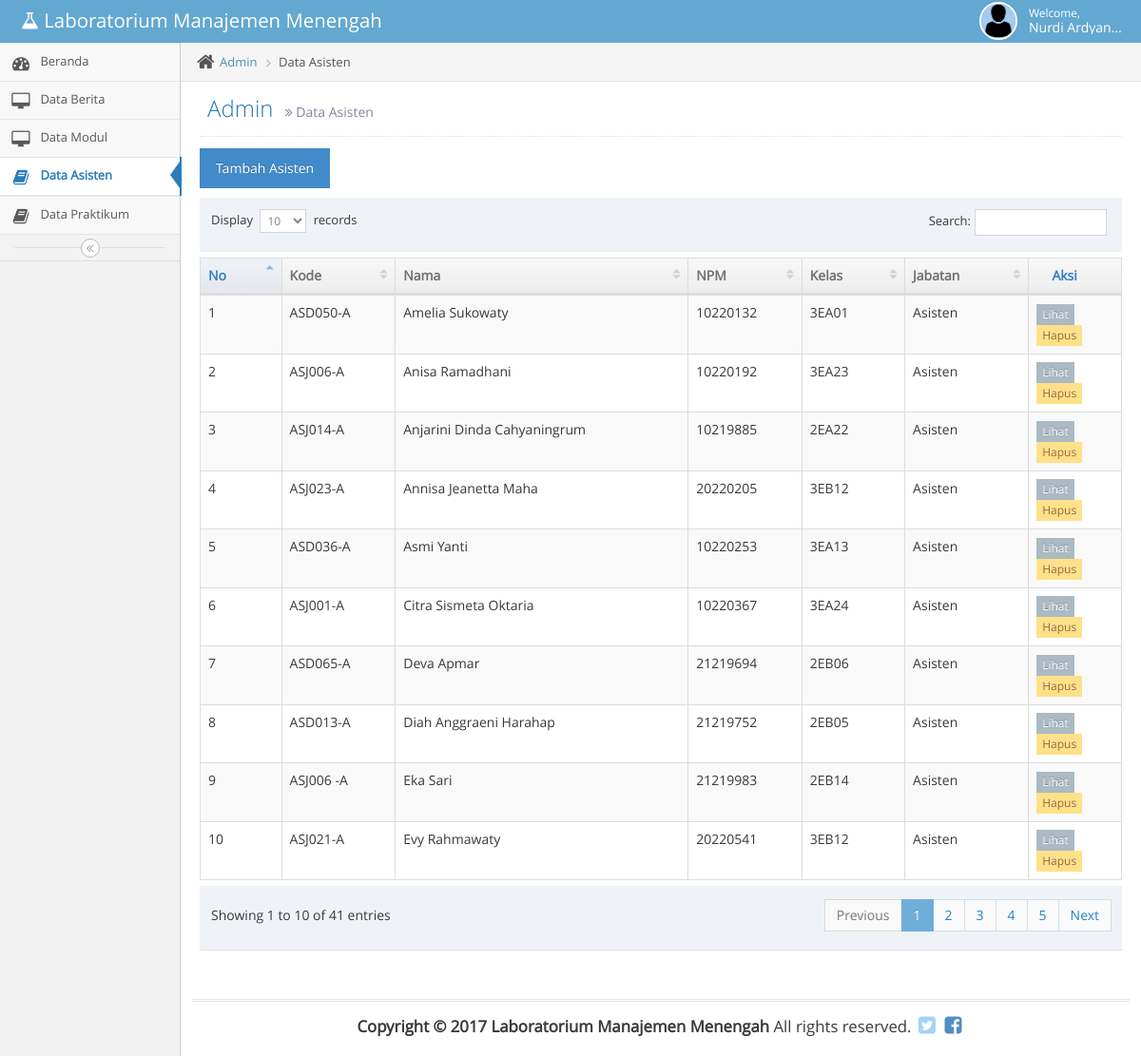
/index.php/admin/data_asisten (signed in), run on the app's committed database.
### tables this page shows
CREATE TABLE `tbasisten` (
  `id` int NOT NULL,
  `kd_asisten` varchar(10) DEFAULT NULL,
  `npm` varchar(10) DEFAULT NULL,
  `kelas` varchar(5) DEFAULT NULL,
  `username` varchar(30) DEFAULT NULL,
  `password` varchar(30) DEFAULT NULL,
  `nama_lengkap` varchar(40) DEFAULT NULL,
  `status` varchar(15) DEFAULT NULL,
  `tanggal_post` datetime DEFAULT CURRENT_TIMESTAMP,
  `foto` varchar(300) DEFAULT NULL
);

### application/controllers/Admin.php (called while the page is built, shortened)
<?php
class Admin extends CI_Controller {
	function data_asisten()
	{
		$data['valid'] = "";
		$data['content'] = 'admin/dataasisten/index';
		$data['judul'] = 'Admin';
		$data['subjudul'] = 'Data Asisten';
		$data['dashboard'] = '';
		$data['databerita'] = '';
		$data['datamodul'] = '';
		$data['dataasisten'] = 'class="active"';
		$data['tentang'] = '';
		$data['datapraktikum'] ='';
		$data['data_asisten'] = $this->db->query("SELECT * FROM tbasisten  WHERE status = 'Asisten' ORDER BY nama_lengkap ");
		$this->load->view('admin/header_admin',$data);
		$this->load->view('admin/menu_admin',$data);
		$this->load->view('admin/content_admin',$data);
		$this->load->view('admin/footer_admin');
	}
}

### index.php (called while the page is built, shortened)
<?php
require_once BASEPATH.'core/CodeIgniter.php';

### application/views/admin/dataasisten/index.php (the view, shortened to what this page needs)
<div class="row">
	<div class="col-sm-12">
	 <a href="<?php echo base_url();?>Admin/tambah_asisten" class="btn btn-primary" style="margin-bottom: 10px;">Tambah Asisten</a>
		<table id="dynamic-table" class="table table-striped table-bordered table-hover">
		    <thead>
		        <th>No</th>
		        <th>Kode</th>
		        <th>Nama</th>
		        <th>NPM</th>
		        <th>Kelas</th>
		        <th>Jabatan</th>
		        <th style="text-align: center;width: 10%;">Aksi</th>
		    </thead>
			<tbody>
			<?php
			if ($data_asisten->num_rows() > 0 )
			{
					$No = 1;
					foreach ($data_asisten->result() as $Row )
					{
				?>
					    <tr>
					        <td><?php echo $No++;?></td>
					        <td><?php echo $Row->kd_asisten;?></td>
					        <td><?php echo $Row->nama_lengkap;?></td>
					        <td><?php echo $Row->npm;?></td>
					        <td><?php echo $Row->kelas;?></td>
					        <td><?php echo $Row->status;?></td>
					        <td>
					        	<a href="<?php echo base_url();?>Admin/lihat_asisten/<?php echo $Row->id;?>" class="btn btn-minier btn-blue">Lihat</a>
	                  			<a href="<?php echo base_url();?>Admin/hapus_asisten/<?php echo $Row->id;?>" class="btn btn-minier btn-yellow">Hapus</a>
					        </td>
					    </tr>
	<?php
					}
			}
			else
		    {
		    	echo "<td colspan='7' align='center'><h1>data tidak ada!!!<h1></td>";
		    }
	?>
		    </tbody>
		</table>
			<div class="space-6"></div>
	</div>
</div>

### data on the page
tbasisten: kd_asisten "ASD050-A", nama_lengkap "Amelia Sukowaty", npm "10220132", kelas "3EA01", status "Asisten"
tbasisten: kd_asisten "ASJ006-A", nama_lengkap "Anisa Ramadhani", npm "10220192", kelas "3EA23", status "Asisten"
tbasisten: kd_asisten "ASJ014-A", nama_lengkap "Anjarini Dinda Cahyaningrum", npm "10219885", kelas "2EA22", status "Asisten"
tbasisten: kd_asisten "ASJ023-A", nama_lengkap "Annisa Jeanetta Maha", npm "20220205", kelas "3EB12", status "Asisten"
tbasisten: kd_asisten "ASD036-A", nama_lengkap "Asmi Yanti", npm "10220253", kelas "3EA13", status "Asisten"
tbasisten: kd_asisten "ASJ001-A", nama_lengkap "Citra Sismeta Oktaria", npm "10220367", kelas "3EA24", status "Asisten"
tbasisten: kd_asisten "ASD065-A", nama_lengkap "Deva Apmar", npm "21219694", kelas "2EB06", status "Asisten"
tbasisten: kd_asisten "ASD013-A", nama_lengkap "Diah Anggraeni Harahap", npm "21219752", kelas "2EB05", status "Asisten"
tbasisten: kd_asisten "ASJ006 -A", nama_lengkap "Eka Sari", npm "21219983", kelas "2EB14", status "Asisten"
tbasisten: kd_asisten "ASJ021-A", nama_lengkap "Evy Rahmawaty", npm "20220541", kelas "3EB12", status "Asisten"

### other printed values
$this->session->userdata('nama_lengkap') "Nurdi Ardyan…"
$judul "Admin"
$subjudul "Data Asisten"
